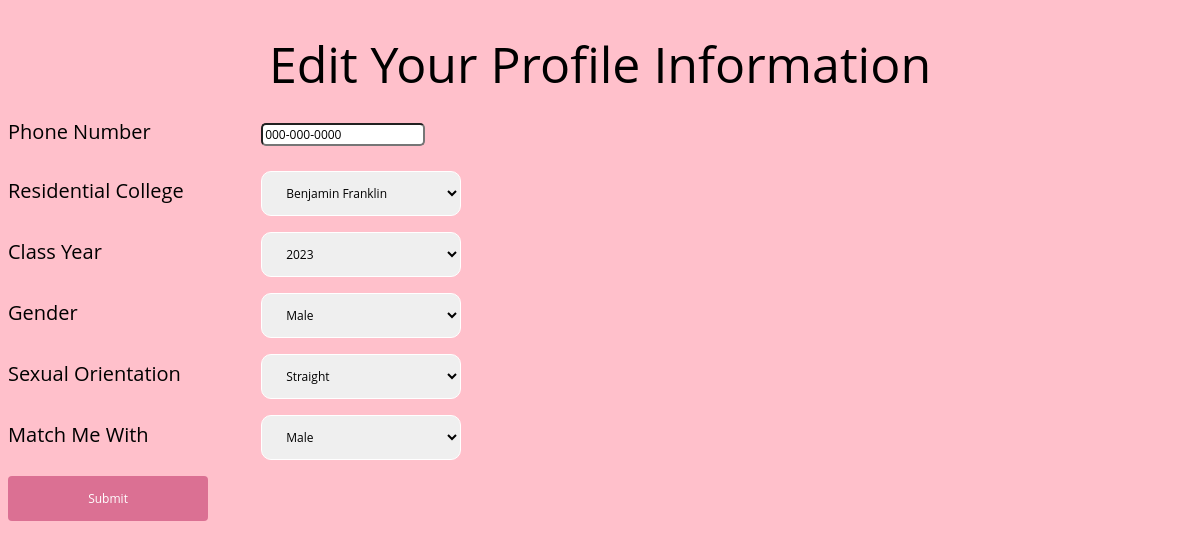
The page /profile/jdoe on the database as committed earlier.
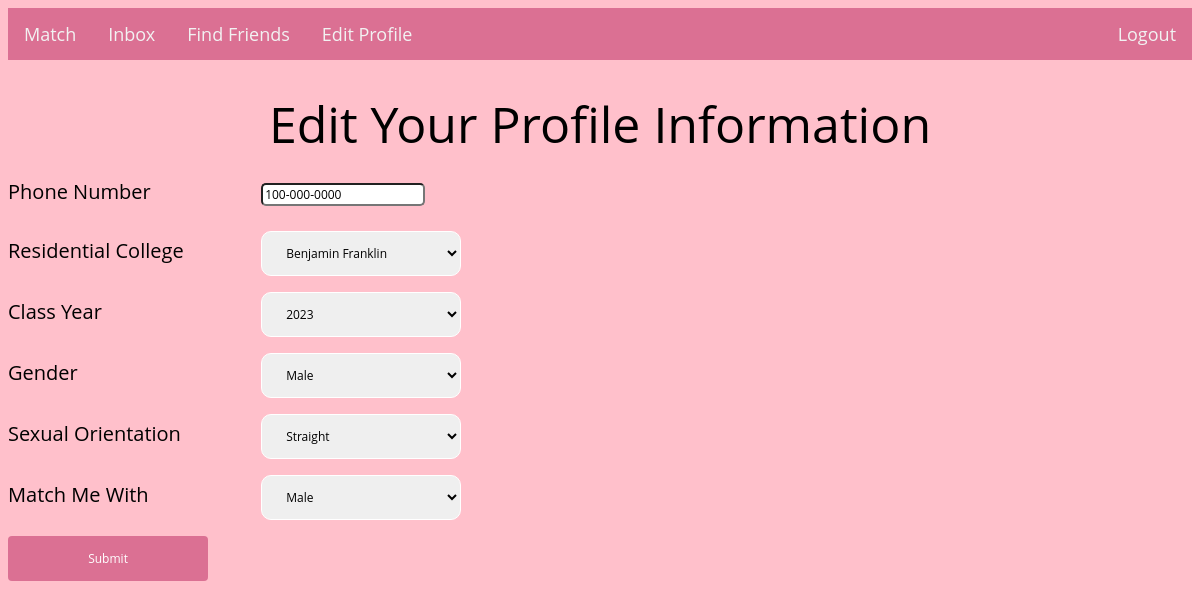
The same page on the database as committed later.
### tables this page shows
CREATE TABLE users (
    id integer primary key autoincrement,
    first_name text not null,
    last_name text not null,
    username text not null,
    password text not null,
    phone_number text,
    college text,
    class_year text,
    gender text,
    orientation text,
    preference text
);

### main.py (the view, shortened to what this page needs)
@app.route('/profile/<username>', methods=['POST', 'GET'])
def profile(username):
    confirmation_message = None
    show_header = True
    dict_info = retrieve_profile_info(username)
    if dict_info["number"] == None:
        show_header = False
    return render_template('profile.html', username=username,
                           number=dict_info["number"],
                           college=dict_info["college"],
                           class_year=dict_info["class_year"],
                           gender=dict_info["gender"],
                           orientation=dict_info["orientation"],
                           match_preference=dict_info["match_preference"],
                           show_header=show_header)

### models.py (called while the page is built)
def retrieve_profile_info(username):
    con = sql.connect("database.db")
    cur = con.cursor()
    query = "SELECT * FROM users WHERE username = ?"
    cur.execute(query, [username])
    info = cur.fetchone()
    first_name = info[1]
    last_name = info[2]
    number = info[5]
    college = info[6]
    class_year = info[7]
    gender = info[8]
    orientation = info[9]
    match_preference = info[10]
    info_dict = {"first_name": first_name, "last_name": last_name, "number": number,
                 "college":college, "class_year":class_year, "gender":gender,
                 "orientation":orientation, "match_preference": match_preference}
    return info_dict

### templates/profile.html (shortened to what this page needs)
<!DOCTYPE html>
<html lang="en">
<head>
    <link href="/static/css/profile.css" rel="stylesheet" type="text/css" media="all">
    <link href="/static/css/main.css" rel="stylesheet" type="text/css" media="all">
</head>
<body>
    {% if show_header is true %}
        {% include "/header.html" %}
    {%endif%}
    <h1>Edit Your Profile Information</h1>
    <div class="form_holder">
        <div class="profile_form">
            <form action="{{ url_for('profile', username=username) }}" method="post">
                <label for="phone_number">Phone Number</label>
                <input type="phone_number" name="phone_number" pattern="[0-9]{3}-[0-9]{3}-[0-9]{4}" value="{{ number|default("000-000-0000", true) }}"><br /><br />
                <label for="residential_college">Residential College</label>
                <select id="residential_college" name="residential_college" value="{{ college }}">
                    <option value="Benjamin Franklin" {{ "selected='selected'" if college == 'Benjamin Franklin' else ""}}>Benjamin Franklin</option>
                </select>
                <br>
                <label for="class_year">Class Year</label>
                <select id="class_year" name="class_year" value=" {{class_year}} ">
                    <option value="2023" {{ "selected='selected'" if class_year == '2023' else ""}}>2023</option>
                </select>
                <br>
                <label for="gender">Gender</label>
                <select id="gender" name="gender" value = " {{gender}} ">
                    <option value="Male" {{ "selected='selected'" if gender == 'Male' else ""}}>Male</option>
                </select>
                <br>
                <label for="orientation">Sexual Orientation</label>
                <select id="orientation" name="orientation" value = " {{orientation}} ">
                    <option value="Straight" {{ "selected='selected'" if orientation == 'Straight' else ""}}>Straight</option>
                </select>
                <br>
                <label for="match_preference">Match Me With</label>
                <select id="match_preference" name="match_preference" value = " {{match_preference}} ">
                    <option value="Male" {{ "selected='selected'" if match_preference == 'Male' else ""}}>Male</option>
                </select>
                <br>
                <input type="submit" class="button" value="Submit"/>
            </form>
        </div>
    </div>
</body>
</html>

Rows that differ between the two databases and show on the page:
now on this page (row edited): users: phone_number "100-000-0000"
Other text that changed with them:
form field phone_number: "000-000-0000" → (not shown)
text now shown: "Match Inbox Find Friends Edit Profile Logout"
